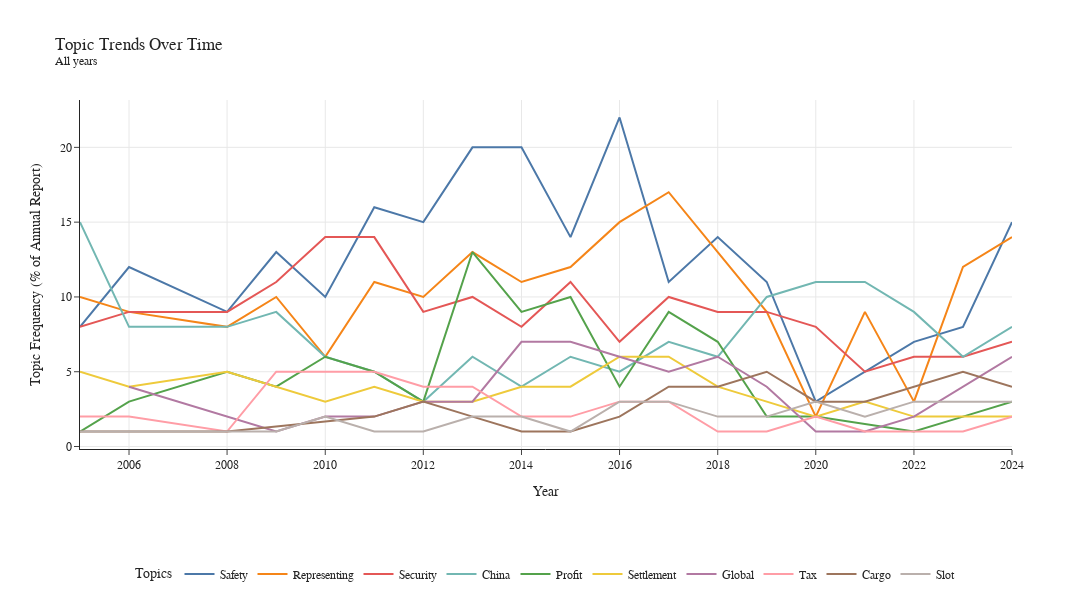

Here is the notebook cell this chart was saved with:
### Code cell
# ------------------------------------------------------------
# Generate topic time series and visualize trends
# ------------------------------------------------------------

from utils.filter_dataframe import filter_dataframe_by_year, get_top_topics

timestamps = pd.to_datetime(timestamps, format="%Y")
topics_over_time = topic_model.topics_over_time(texts, timestamps, topic_model.topics_)

# OPTIONAL: Set filter criteria
# Set to None to ignore
min_year = None
max_year = None
exclude_years = None #[2020]  

# Apply year filtering
filtered_topics, filter_label = filter_dataframe_by_year(
    topics_over_time,
    min_year=min_year,
    max_year=max_year,
    exclude_years=exclude_years
)

# Apply topic filtering (remove junk and noise topics)
filtered_topics = filtered_topics[
    (~filtered_topics["Topic"].isin(junk_topics)) &
    (filtered_topics["Topic"] != -1)
]

# Select top k most frequent clean topics
top_k = 10
top_topics = get_top_topics(filtered_topics, top_k)


# Make plot of topic frequency by year
# y-axis = % of all text chunks assigned to this topic in a given year
fig = topic_model.visualize_topics_over_time(filtered_topics, topics=top_topics)

# Apply custom colors and labels
palette = px.colors.qualitative.T10

for i, trace in enumerate(fig.data):
    topic_id = top_topics[i]
    trace.line.color = palette[i % len(palette)]
    trace.name = clean_labels[topic_id]
    hover_text = trace.hovertemplate or ""
    trace.hovertemplate = f"{clean_labels[topic_id]}<extra></extra>"

# Clean up the figure layout
fig.update_layout(
    title=f"Topic Trends Over Time<br><sup>{filter_label}</sup>",
    width=1200,
    height=600,
    xaxis_title="Year",
    yaxis_title="Topic Frequency (% of Annual Report)",
    legend_title="Topics",
    font=dict(family="Arial", size=12),
    legend=dict(
        orientation="h",
        yanchor="bottom",
        y=-0.4,
        xanchor="center",
        x=0.5
    )
)

output_filename = f"../outputs/topic_trends"
fig.write_html(f"{output_filename}.html")
fig.write_image(f"{output_filename}.png")

fig.show()

### Figure 1 — Plotly figure (JSON) as saved in the notebook; plotly's stock layout.template omitted (floating-point values rounded to 4 significant figures)
{"data": [{"hoverinfo": "text", "hovertemplate": "Safety<extra></extra>", "hovertext": ["<b>Topic 0</b><br>Words: safety, iosa, accident, analysis, programme", "<b>Topic 0</b><br>Words: safety, iosa, accident, audit, rate", "<b>Topic 0</b><br>Words: safety, iosa, audit, accidents, accident", "<b>Topic 0</b><br>Words: safety, iosa, accident, accidents, maintenance", "<b>Topic 0</b><br>Words: safety, iosa, accident, accidents, maintenance", "<b>Topic 0</b><br>Words: safety, iosa, accident, accidents, rate", "<b>Topic 0</b><br>Words: safety, iosa, accidents, accident, icao", "<b>Topic 0</b><br>Words: safety, iosa, accidents, audit, rate", "<b>Topic 0</b><br>Words: safety, iosa, accidents, accident, data", "<b>Topic 0</b><br>Words: safety, iosa, accidents, audit, accident", "<b>Topic 0</b><br>Words: safety, accidents, iosa, accident, fatalities", "<b>Topic 0</b><br>Words: safety, accidents, accident, iosa, cfit", "<b>Topic 0</b><br>Words: safety, accidents, iosa, accident, flights", "<b>Topic 0</b><br>Words: safety, accidents, accident, iosa, turbulence", "<b>Topic 0</b><br>Words: vouchers, safety, refundable vouchers, refundable, iosa", "<b>Topic 0</b><br>Words: safety, safety risk, accidents, safety leadership, pillar", "<b>Topic 0</b><br>Words: safety, million flights, flights, accident, million", "<b>Topic 0</b><br>Words: safety, iosa, accidents, accident, rate", "<b>Topic 0</b><br>Words: safety, iosa, accidents, accident, fatal"], "line": {"color": "#4C78A8"}, "marker": {"color": "#E69F00"}, "mode": "lines", "name": "Safety", "type": "scatter", "x": ["2005-01-01T00:00:00.000000000", "2006-01-01T00:00:00.000000000", "2008-01-01T00:00:00.000000000", "2009-01-01T00:00:00.000000000", "2010-01-01T00:00:00.000000000", "2011-01-01T00:00:00.000000000", "2012-01-01T00:00:00.000000000", "2013-01-01T00:00:00.000000000", "2014-01-01T00:00:00.000000000", "2015-01-01T00:00:00.000000000", "2016-01-01T00:00:00.000000000", "2017-01-01T00:00:00.000000000", "2018-01-01T00:00:00.000000000", "2019-01-01T00:00:00.000000000", "2020-01-01T00:00:00.000000000", "2021-01-01T00:00:00.000000000", "2022-01-01T00:00:00.000000000", "2023-01-01T00:00:00.000000000", "2024-01-01T00:00:00.000000000"], "y": [8, 12, 9, 13, 10, 16, 15, 20, 20, 14, 22, 11, 14, 11, 3, 5, 7, 8, 15]}, {"hoverinfo": "text", "hovertemplate": "Representing<extra></extra>", "hovertext": ["<b>Topic 1</b><br>Words: security, api, security manual, manual, governments", "<b>Topic 1</b><br>Words: security, measures, screening, sems, governments", "<b>Topic 1</b><br>Words: security, data, passenger, sems, pnr", "<b>Topic 1</b><br>Words: security, passenger, program, sems, data", "<b>Topic 1</b><br>Words: security, sems, security facilitation, approach, facilitation", "<b>Topic 1</b><br>Words: security, checkpoint, checkpoint future, dhs, icao", "<b>Topic 1</b><br>Words: security, data, passenger, checkpoint, programs", "<b>Topic 1</b><br>Words: security, cof, one-stop, passenger, screening", "<b>Topic 1</b><br>Words: security, smart security, smart, passenger, information", "<b>Topic 1</b><br>Words: security, information, smart security, smart, cyber", "<b>Topic 1</b><br>Words: security, information, pnr, smart security, smart", "<b>Topic 1</b><br>Words: security, smart security, smart, information, governments", "<b>Topic 1</b><br>Words: security, smart security, smart, data, screening", "<b>Topic 1</b><br>Words: security, gasep, information, threats, governments", "<b>Topic 1</b><br>Words: security, cybersecurity, threats, cyber, conflict zones", "<b>Topic 1</b><br>Words: security, countries, belarus, terrorist, screening", "<b>Topic 1</b><br>Words: security, civil, attacks, information, airspace", "<b>Topic 1</b><br>Words: security, screening, measures, risk, information", "<b>Topic 1</b><br>Words: security, cybersecurity, information, sems, cyber"], "line": {"color": "#F58518"}, "marker": {"color": "#56B4E9"}, "mode": "lines", "name": "Representing", "type": "scatter", "x": ["2005-01-01T00:00:00.000000000", "2006-01-01T00:00:00.000000000", "2008-01-01T00:00:00.000000000", "2009-01-01T00:00:00.000000000", "2010-01-01T00:00:00.000000000", "2011-01-01T00:00:00.000000000", "2012-01-01T00:00:00.000000000", "2013-01-01T00:00:00.000000000", "2014-01-01T00:00:00.000000000", "2015-01-01T00:00:00.000000000", "2016-01-01T00:00:00.000000000", "2017-01-01T00:00:00.000000000", "2018-01-01T00:00:00.000000000", "2019-01-01T00:00:00.000000000", "2020-01-01T00:00:00.000000000", "2021-01-01T00:00:00.000000000", "2022-01-01T00:00:00.000000000", "2023-01-01T00:00:00.000000000", "2024-01-01T00:00:00.000000000"], "y": [10, 9, 8, 10, 6, 11, 10, 13, 11, 12, 15, 17, 13, 9, 2, 9, 3, 12, 14]}, {"hoverinfo": "text", "hovertemplate": "Security<extra></extra>", "hovertext": ["<b>Topic 2</b><br>Words: settlement, service, card, sales, billion", "<b>Topic 2</b><br>Words: settlement, cass, service, sales, billion", "<b>Topic 2</b><br>Words: settlement, interline, sales, funds, billing", "<b>Topic 2</b><br>Words: settlement, billing, interline, billion, service", "<b>Topic 2</b><br>Words: settlement, bsp, cass, billion, bsps", "<b>Topic 2</b><br>Words: settlement, cass, billion, service, interline", "<b>Topic 2</b><br>Words: settlement, processed, billion, bsp, billing", "<b>Topic 2</b><br>Words: settlement, billion, bsp, cass, iss", "<b>Topic 2</b><br>Words: iss, settlement, funds, billion, settlement systems", "<b>Topic 2</b><br>Words: settlement, iss, billion, bsp, funds", "<b>Topic 2</b><br>Words: settlement, iss, billion, bsp, agents", "<b>Topic 2</b><br>Words: settlement, iss, billion, processed, bsp", "<b>Topic 2</b><br>Words: settlement, iss, billion, processed, bsp", "<b>Topic 2</b><br>Words: settlement, agents, bsp, processed, services", "<b>Topic 2</b><br>Words: settlement, agents, bsp, processed, travel agents", "<b>Topic 2</b><br>Words: settlement, billion, processed, processed billion, bsp", "<b>Topic 2</b><br>Words: processed, billion, processed billion, settlement, cass", "<b>Topic 2</b><br>Words: billion, settlement, processed, processed billion, financial", "<b>Topic 2</b><br>Words: settlement, billion, processed, cass, bsp"], "line": {"color": "#E45756"}, "marker": {"color": "#009E73"}, "mode": "lines", "name": "Security", "type": "scatter", "x": ["2005-01-01T00:00:00.000000000", "2006-01-01T00:00:00.000000000", "2008-01-01T00:00:00.000000000", "2009-01-01T00:00:00.000000000", "2010-01-01T00:00:00.000000000", "2011-01-01T00:00:00.000000000", "2012-01-01T00:00:00.000000000", "2013-01-01T00:00:00.000000000", "2014-01-01T00:00:00.000000000", "2015-01-01T00:00:00.000000000", "2016-01-01T00:00:00.000000000", "2017-01-01T00:00:00.000000000", "2018-01-01T00:00:00.000000000", "2019-01-01T00:00:00.000000000", "2020-01-01T00:00:00.000000000", "2021-01-01T00:00:00.000000000", "2022-01-01T00:00:00.000000000", "2023-01-01T00:00:00.000000000", "2024-01-01T00:00:00.000000000"], "y": [8, 9, 9, 11, 14, 14, 9, 10, 8, 11, 7, 10, 9, 9, 8, 5, 6, 6, 7]}, {"hoverinfo": "text", "hovertemplate": "China<extra></extra>", "hovertext": ["<b>Topic 4</b><br>Words: www org, org, www, simplifying, whatwedo", "<b>Topic 4</b><br>Words: efficiency, stop, agenda change, agenda, freedom", "<b>Topic 4</b><br>Words: liberalisation, bilateral, open, open skies, skies", "<b>Topic 4</b><br>Words: engine, engine engine, crisis, jatropha, boeing", "<b>Topic 4</b><br>Words: forest, asas, fly, cautious optimism, cautious", "<b>Topic 4</b><br>Words: tony, forest, report, great, leadership", "<b>Topic 4</b><br>Words: feature, governments, does, policy, environment", "<b>Topic 4</b><br>Words: feature, driving, environment, secure profitable, focused", "<b>Topic 4</b><br>Words: centennial, future, gen, contributions, look", "<b>Topic 4</b><br>Words: like, leadership, count provide, provide leadership, advocacy", "<b>Topic 4</b><br>Words: global, great, important, models, strengthened", "<b>Topic 4</b><br>Words: think, customers, really, voice, compete", "<b>Topic 4</b><br>Words: important, digital, future, good, lccs", "<b>Topic 4</b><br>Words: story, contents, important, contents contents, future", "<b>Topic 4</b><br>Words: story, title, figures, estimated numbers, 76th", "<b>Topic 4</b><br>Words: services, sustainability, story, financial services, boston usa", "<b>Topic 4</b><br>Words: contents, talent, walsh robin, story, regulations environment", "<b>Topic 4</b><br>Words: challenges, contributor, leaders, economic, encourage", "<b>Topic 4</b><br>Words: ai, saf, production, economics, makolo chair"], "line": {"color": "#72B7B2"}, "marker": {"color": "#F0E442"}, "mode": "lines", "name": "China", "type": "scatter", "x": ["2005-01-01T00:00:00.000000000", "2006-01-01T00:00:00.000000000", "2008-01-01T00:00:00.000000000", "2009-01-01T00:00:00.000000000", "2010-01-01T00:00:00.000000000", "2011-01-01T00:00:00.000000000", "2012-01-01T00:00:00.000000000", "2013-01-01T00:00:00.000000000", "2014-01-01T00:00:00.000000000", "2015-01-01T00:00:00.000000000", "2016-01-01T00:00:00.000000000", "2017-01-01T00:00:00.000000000", "2018-01-01T00:00:00.000000000", "2019-01-01T00:00:00.000000000", "2020-01-01T00:00:00.000000000", "2021-01-01T00:00:00.000000000", "2022-01-01T00:00:00.000000000", "2023-01-01T00:00:00.000000000", "2024-01-01T00:00:00.000000000"], "y": [15, 8, 8, 9, 6, 5, 3, 6, 4, 6, 5, 7, 6, 10, 11, 11, 9, 6, 8]}, {"hoverinfo": "text", "hovertemplate": "Profit<extra></extra>", "hovertext": ["<b>Topic 7</b><br>Words: cargo, programme, freight forwarder, forwarder, freight", "<b>Topic 7</b><br>Words: e-freight, cargo, customs, wco, mp4", "<b>Topic 7</b><br>Words: cargo, e-freight, freight, programme, supply", "<b>Topic 7</b><br>Words: cargo, e-freight, customs, documents, electronic", "<b>Topic 7</b><br>Words: cargo, freight, e-freight, c2k, secure freight", "<b>Topic 7</b><br>Words: cargo, e-freight, supply chain, chain, supply", "<b>Topic 7</b><br>Words: e-freight, cargo, penetration, supply chain, chain", "<b>Topic 7</b><br>Words: cargo, e-freight, freight, e-awb, forwarders", "<b>Topic 7</b><br>Words: cargo, e-freight, chain, e-awb, freight", "<b>Topic 7</b><br>Words: cargo, e-awb, e-freight, freight, chain", "<b>Topic 7</b><br>Words: cargo, e-awb, chain, freight, e-freight", "<b>Topic 7</b><br>Words: cargo, e-awb, forwarders, freight forwarders, freight", "<b>Topic 7</b><br>Words: cargo, e-awb, chain, e-freight, trade", "<b>Topic 7</b><br>Words: cargo, data, e-awb, modernization, cargo-xml", "<b>Topic 7</b><br>Words: cargo, facility, cargo facility, digital, supply chain", "<b>Topic 7</b><br>Words: cargo, shipment, tracking, regarding, supply", "<b>Topic 7</b><br>Words: digital, record, cargo, standards, enhancing", "<b>Topic 7</b><br>Words: digitalization, cargo, digital, tracking, customs"], "line": {"color": "#54A24B"}, "marker": {"color": "#D55E00"}, "mode": "lines", "name": "Profit", "type": "scatter", "x": ["2005-01-01T00:00:00.000000000", "2006-01-01T00:00:00.000000000", "2008-01-01T00:00:00.000000000", "2009-01-01T00:00:00.000000000", "2010-01-01T00:00:00.000000000", "2011-01-01T00:00:00.000000000", "2012-01-01T00:00:00.000000000", "2013-01-01T00:00:00.000000000", "2014-01-01T00:00:00.000000000", "2015-01-01T00:00:00.000000000", "2016-01-01T00:00:00.000000000", "2017-01-01T00:00:00.000000000", "2018-01-01T00:00:00.000000000", "2019-01-01T00:00:00.000000000", "2020-01-01T00:00:00.000000000", "2022-01-01T00:00:00.000000000", "2023-01-01T00:00:00.000000000", "2024-01-01T00:00:00.000000000"], "y": [1, 3, 5, 4, 6, 5, 3, 13, 9, 10, 4, 9, 7, 2, 2, 1, 2, 3]}, {"hoverinfo": "text", "hovertemplate": "Settlement<extra></extra>", "hovertext": ["<b>Topic 12</b><br>Words: china, express, royal, lan, cargo", "<b>Topic 12</b><br>Words: lan, china, royal, cargo, express", "<b>Topic 12</b><br>Words: lan, china, cargo, royal, lufthansa", "<b>Topic 12</b><br>Words: china, lan, royal, lufthansa, cargo", "<b>Topic 12</b><br>Words: lan, china, cargo, express, royal", "<b>Topic 12</b><br>Words: lan, china, linhas, aéreas, linhas aéreas", "<b>Topic 12</b><br>Words: lan, china, cargo, express, royal", "<b>Topic 12</b><br>Words: lan, china, cargo, express, royal", "<b>Topic 12</b><br>Words: lan, china, cargo, express, royal", "<b>Topic 12</b><br>Words: china, lan, cargo, express, royal", "<b>Topic 12</b><br>Words: china, international, lan, cargo, express", "<b>Topic 12</b><br>Words: latam, china, cargo, international, iran", "<b>Topic 12</b><br>Words: latam, china, express, cargo, avianca", "<b>Topic 12</b><br>Words: latam, china, cargo, avianca, thai", "<b>Topic 12</b><br>Words: latam, china, cargo, avianca, express", "<b>Topic 12</b><br>Words: latam, express, china, cargo, administration", "<b>Topic 12</b><br>Words: latam, china, cargo, express, royal", "<b>Topic 12</b><br>Words: latam, china, cargo, express, royal", "<b>Topic 12</b><br>Words: latam, china, express, cargo, fly"], "line": {"color": "#EECA3B"}, "marker": {"color": "#0072B2"}, "mode": "lines", "name": "Settlement", "type": "scatter", "x": ["2005-01-01T00:00:00.000000000", "2006-01-01T00:00:00.000000000", "2008-01-01T00:00:00.000000000", "2009-01-01T00:00:00.000000000", "2010-01-01T00:00:00.000000000", "2011-01-01T00:00:00.000000000", "2012-01-01T00:00:00.000000000", "2013-01-01T00:00:00.000000000", "2014-01-01T00:00:00.000000000", "2015-01-01T00:00:00.000000000", "2016-01-01T00:00:00.000000000", "2017-01-01T00:00:00.000000000", "2018-01-01T00:00:00.000000000", "2019-01-01T00:00:00.000000000", "2020-01-01T00:00:00.000000000", "2021-01-01T00:00:00.000000000", "2022-01-01T00:00:00.000000000", "2023-01-01T00:00:00.000000000", "2024-01-01T00:00:00.000000000"], "y": [5, 4, 5, 4, 3, 4, 3, 3, 4, 4, 6, 6, 4, 3, 2, 3, 2, 2, 2]}, {"hoverinfo": "text", "hovertemplate": "Global<extra></extra>", "hovertext": ["<b>Topic 13</b><br>Words: tax, swedish, government, euro, taxes", "<b>Topic 13</b><br>Words: tax, taxes, environmental, million, proposals", "<b>Topic 13</b><br>Words: dutch, tax, taxes, government, billion dutch", "<b>Topic 13</b><br>Words: tax, taxation, taxes, tourism, ticket", "<b>Topic 13</b><br>Words: tax, taxes, government, irish government, taxation", "<b>Topic 13</b><br>Words: tax, taxes, taxation, vat, government", "<b>Topic 13</b><br>Words: tax, taxes, vat, taxation, government", "<b>Topic 13</b><br>Words: tax, taxes, taxation, government, passenger", "<b>Topic 13</b><br>Words: tax, taxes, taxation, government, apd", "<b>Topic 13</b><br>Words: tax, taxes, taxation, fee, passenger", "<b>Topic 13</b><br>Words: tax, government, taxes, vat, taxation", "<b>Topic 13</b><br>Words: tax, government, taxes, taxation, vat", "<b>Topic 13</b><br>Words: tax, government, levy, taxation, vat", "<b>Topic 13</b><br>Words: tax, taxation, million, saving million, saving", "<b>Topic 13</b><br>Words: tax, energy carbon, europe energy, energy, initiatives", "<b>Topic 13</b><br>Words: tax, eu, taxes, taxation, non-eu", "<b>Topic 13</b><br>Words: tax, taxation, taxes, article, government", "<b>Topic 13</b><br>Words: tax, taxes, taxation, revenue, government"], "line": {"color": "#B279A2"}, "marker": {"color": "#CC79A7"}, "mode": "lines", "name": "Global", "type": "scatter", "x": ["2006-01-01T00:00:00.000000000", "2008-01-01T00:00:00.000000000", "2009-01-01T00:00:00.000000000", "2010-01-01T00:00:00.000000000", "2011-01-01T00:00:00.000000000", "2012-01-01T00:00:00.000000000", "2013-01-01T00:00:00.000000000", "2014-01-01T00:00:00.000000000", "2015-01-01T00:00:00.000000000", "2016-01-01T00:00:00.000000000", "2017-01-01T00:00:00.000000000", "2018-01-01T00:00:00.000000000", "2019-01-01T00:00:00.000000000", "2020-01-01T00:00:00.000000000", "2021-01-01T00:00:00.000000000", "2022-01-01T00:00:00.000000000", "2023-01-01T00:00:00.000000000", "2024-01-01T00:00:00.000000000"], "y": [4, 2, 1, 2, 2, 3, 3, 7, 7, 6, 5, 6, 4, 1, 1, 2, 4, 6]}, {"hoverinfo": "text", "hovertemplate": "Tax<extra></extra>", "hovertext": ["<b>Topic 21</b><br>Words: billion, aggregate, growth, profit, loss", "<b>Topic 21</b><br>Words: billion, profitability, losses, profits, fuel prices", "<b>Topic 21</b><br>Words: billion, costs, profit, price fuel, price", "<b>Topic 21</b><br>Words: losses, recession, profit, net, billion", "<b>Topic 21</b><br>Words: cash flows, cash, flows, losses, billion", "<b>Topic 21</b><br>Words: profits, net posttax, posttax, posttax profits, ebit", "<b>Topic 21</b><br>Words: profit, profits, billion, ebit, revenues", "<b>Topic 21</b><br>Words: profits, net, profit, billion, growth", "<b>Topic 21</b><br>Words: profitability, profit, revenues, billion, improved profitability", "<b>Topic 21</b><br>Words: profit, revenues, profitability, ancillary, billion", "<b>Topic 21</b><br>Words: profi, financial performance, profit, generated, financial", "<b>Topic 21</b><br>Words: profit, profits, billion, american, earned", "<b>Topic 21</b><br>Words: operating profit, margin, operating, profit, important contributor", "<b>Topic 21</b><br>Words: financial performance, passenger basis, regionally, north american, financial", "<b>Topic 21</b><br>Words: operating, remained, operating margin, margin, financial performance", "<b>Topic 21</b><br>Words: cash, carriers, cash flow, flow, positive", "<b>Topic 21</b><br>Words: region, margin, international travel, operating, outbreaks risk-averse", "<b>Topic 21</b><br>Words: roic, source financial, net, financial forecast, north american", "<b>Topic 21</b><br>Words: profit, economics analyst, net, analyst, net profit"], "line": {"color": "#FF9DA6"}, "marker": {"color": "#E69F00"}, "mode": "lines", "name": "Tax", "type": "scatter", "x": ["2005-01-01T00:00:00.000000000", "2006-01-01T00:00:00.000000000", "2008-01-01T00:00:00.000000000", "2009-01-01T00:00:00.000000000", "2010-01-01T00:00:00.000000000", "2011-01-01T00:00:00.000000000", "2012-01-01T00:00:00.000000000", "2013-01-01T00:00:00.000000000", "2014-01-01T00:00:00.000000000", "2015-01-01T00:00:00.000000000", "2016-01-01T00:00:00.000000000", "2017-01-01T00:00:00.000000000", "2018-01-01T00:00:00.000000000", "2019-01-01T00:00:00.000000000", "2020-01-01T00:00:00.000000000", "2021-01-01T00:00:00.000000000", "2022-01-01T00:00:00.000000000", "2023-01-01T00:00:00.000000000", "2024-01-01T00:00:00.000000000"], "y": [2, 2, 1, 5, 5, 5, 4, 4, 2, 2, 3, 3, 1, 1, 2, 1, 1, 1, 2]}, {"hoverinfo": "text", "hovertemplate": "Cargo<extra></extra>", "hovertext": ["<b>Topic 22</b><br>Words: slots, fix isn, isn broken, isn, fix", "<b>Topic 22</b><br>Words: slots, real problem, scheduling, problem, slot", "<b>Topic 22</b><br>Words: slot, schedules conference, conference, schedules, activities", "<b>Topic 22</b><br>Words: wsg, slot, scheduling, slots, opens", "<b>Topic 22</b><br>Words: slot, rule, airports, utilization, wsg", "<b>Topic 22</b><br>Words: slot, cbp, wsg, airports, slot management", "<b>Topic 22</b><br>Words: wsg, slot, capacity, constraints, deviations", "<b>Topic 22</b><br>Words: wsg, slot, capacity, deviations, slots", "<b>Topic 22</b><br>Words: wsg, slot, slots, signifi, capacity", "<b>Topic 22</b><br>Words: slot, wsg, airports, slots, level airports", "<b>Topic 22</b><br>Words: slot, wsg, slots, airport, airport slot", "<b>Topic 22</b><br>Words: slot, wsg, slots, airports, slot regulation", "<b>Topic 22</b><br>Words: slot, slots, wsg, worldwide airport, waiver", "<b>Topic 22</b><br>Words: slot, slots, ec, summer, waivers", "<b>Topic 22</b><br>Words: slot, slots, flexibility, airport, worldwide airport", "<b>Topic 22</b><br>Words: slot, slots, slot regulation, capacity, regulation", "<b>Topic 22</b><br>Words: slot, wasg, capacity, slots, airport"], "line": {"color": "#9D755D"}, "marker": {"color": "#56B4E9"}, "mode": "lines", "name": "Cargo", "type": "scatter", "x": ["2005-01-01T00:00:00.000000000", "2006-01-01T00:00:00.000000000", "2008-01-01T00:00:00.000000000", "2011-01-01T00:00:00.000000000", "2012-01-01T00:00:00.000000000", "2013-01-01T00:00:00.000000000", "2014-01-01T00:00:00.000000000", "2015-01-01T00:00:00.000000000", "2016-01-01T00:00:00.000000000", "2017-01-01T00:00:00.000000000", "2018-01-01T00:00:00.000000000", "2019-01-01T00:00:00.000000000", "2020-01-01T00:00:00.000000000", "2021-01-01T00:00:00.000000000", "2022-01-01T00:00:00.000000000", "2023-01-01T00:00:00.000000000", "2024-01-01T00:00:00.000000000"], "y": [1, 1, 1, 2, 3, 2, 1, 1, 2, 4, 4, 5, 3, 3, 4, 5, 4]}, {"hoverinfo": "text", "hovertemplate": "Slot<extra></extra>", "hovertext": ["<b>Topic 25</b><br>Words: jean-cyril, jean-cyril spinetta, spinetta, klm, enrique", "<b>Topic 25</b><br>Words: milton, robert milton, robert, fernando, royal", "<b>Topic 25</b><br>Words: fernando, enrique, david, klm, liu shaoyong", "<b>Topic 25</b><br>Words: way ask, aeromexico fernando, make healthier, lan christoph, malaysia samer", "<b>Topic 25</b><br>Words: tyler, tony tyler, tony, klm, enrique", "<b>Topic 25</b><br>Words: david bronczek, bronczek, david, enrique, cho korean", "<b>Topic 25</b><br>Words: david, representing, peter hartman, hartman, peter", "<b>Topic 25</b><br>Words: representing, david, alan, joyce, alan joyce", "<b>Topic 25</b><br>Words: representing, david, france-klm representing, directors, anderson", "<b>Topic 25</b><br>Words: representing, group, david, managing kenya, group managing", "<b>Topic 25</b><br>Words: representing, egyptair, alexandre, klm, group representing", "<b>Topic 25</b><br>Words: representing, group, france, representing france, klm", "<b>Topic 25</b><br>Words: group, managing, representing, klm, managing kenya", "<b>Topic 25</b><br>Words: al, akbar al, al baker, akbar, baker", "<b>Topic 25</b><br>Words: representing, egyptair, group, managing, arabian", "<b>Topic 25</b><br>Words: representing, klm, egyptair, china southern, china", "<b>Topic 25</b><br>Words: representing, klm, france, group, managing", "<b>Topic 25</b><br>Words: group, chair, representing, directors, cathay pacific", "<b>Topic 25</b><br>Words: group, representing, chair, group representing, directors"], "line": {"color": "#BAB0AC"}, "marker": {"color": "#009E73"}, "mode": "lines", "name": "Slot", "type": "scatter", "x": ["2005-01-01T00:00:00.000000000", "2006-01-01T00:00:00.000000000", "2008-01-01T00:00:00.000000000", "2009-01-01T00:00:00.000000000", "2010-01-01T00:00:00.000000000", "2011-01-01T00:00:00.000000000", "2012-01-01T00:00:00.000000000", "2013-01-01T00:00:00.000000000", "2014-01-01T00:00:00.000000000", "2015-01-01T00:00:00.000000000", "2016-01-01T00:00:00.000000000", "2017-01-01T00:00:00.000000000", "2018-01-01T00:00:00.000000000", "2019-01-01T00:00:00.000000000", "2020-01-01T00:00:00.000000000", "2021-01-01T00:00:00.000000000", "2022-01-01T00:00:00.000000000", "2023-01-01T00:00:00.000000000", "2024-01-01T00:00:00.000000000"], "y": [1, 1, 1, 1, 2, 1, 1, 2, 2, 1, 3, 3, 2, 2, 3, 2, 3, 3, 3]}], "layout": {"font": {"family": "Arial", "size": 12}, "height": 600, "hoverlabel": {"bgcolor": "white", "font": {"family": "Rockwell", "size": 16}}, "legend": {"orientation": "h", "title": {"text": "Topics"}, "x": 0.5, "xanchor": "center", "y": -0.4, "yanchor": "bottom"}, "title": {"text": "Topic Trends Over Time<br><sup>All years</sup>"}, "width": 1200, "xaxis": {"showgrid": true, "title": {"text": "Year"}}, "yaxis": {"showgrid": true, "title": {"text": "Topic Frequency (% of Annual Report)"}}}}
